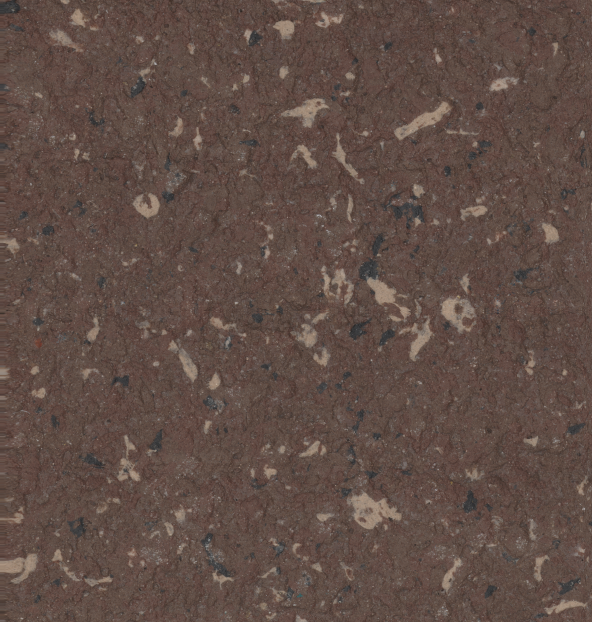
#> input picture 2BIAOZHUN.png, 1184 x 1244 px (shown at 1/2 size)
$ jupyter execute --allow-errors summary.ipynb
#> lines starting #> are read from the running program, lines starting #| are printed output that depends on the picture
[cell 1]
import cv2 as cv
import matplotlib.pyplot as plt
import pandas  as pd
import numpy as np
import math
from sklearn.cluster import KMeans
from skimage import io
from sklearn.cluster import DBSCAN
from scipy.spatial.distance import pdist
from scipy.spatial import KDTree

plt.rcParams['font.sans-serif'] = ['SimHei']
plt.rcParams['axes.unicode_minus'] = False

# 导入图片

[cell 2]
img1 = cv.imread('2BIAOZHUN.png')[:,:,(2,1,0)]
img1_noleft = img1[:,50:]
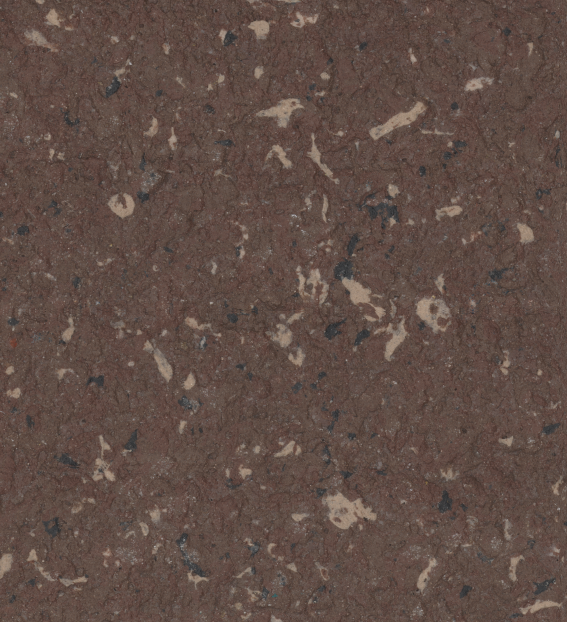
#> img1_noleft: shape (1244, 1134, 3) (shown at 1/2 size); mean R, G, B 96.2, 77.6, 70.2
#> (the rest of this cell did not finish here and is left out)

[cell 3]
def get_main_colors(img_noleft):
    image_array = np.array(img_noleft)
    # 将图像数组展平成一维数组
    flattened_array = image_array.reshape(-1, 3)
    num_clusters = 2
    # KMeans
    kmeans = KMeans(n_clusters=num_clusters)
    kmeans.fit(flattened_array)
    cluster_centers = kmeans.cluster_centers_
    # 聚类中心颜色
    cluster_colors = []
    for center in cluster_centers:
        cluster_colors.append(center)
    # print(f"cluster_colors:{cluster_colors}")
    max_colors = 0
    main_colors = []
    for colors in cluster_colors:
        sum_color = sum(x * x for x in colors)
        if sum_color > max_colors:
            main_colors = colors
            max_colors = sum_color
    return (round(main_colors[0]),round(main_colors[1]),round(main_colors[2]))

# 筛选单一颜色

[cell 4]
main_colors_1 = get_main_colors(img1_noleft)
#> main_colors_1 = (134, 117, 107)
#> (the rest of this cell did not finish here and is left out)

[cell 5]
# [27 lines left out: function get_points, not called in this run]

# 聚类筛选色块

#> (a cell that did not finish here is left out)

#> (a cell that did not finish here is left out)

[cell 8]
area_step = 5
step_num = round(80 / area_step)
area_list = []
for i in range(step_num):
    area_list.append((i + 1) * area_step)
# print(area_list)
sum_points_list1 = np.zeros_like(area_list)
sum_points_list2 = np.zeros_like(area_list)

#> (the rest of this cell did not finish here and is left out)

[cell 9]
# [15 lines left out: function get_k_nearest, not called in this run]

[cell 10]
insides1 = []
#> (the rest of this cell did not finish here and is left out)

[cell 11]
dist_step = 5
step_num = round(100 / dist_step)
dist_list = []
for i in range(step_num):
    dist_list.append((i + 1) * dist_step)
# print(area_list)
sum_dist_list1 = np.zeros_like(dist_list)
sum_dist_list2 = np.zeros_like(dist_list)

#> (the rest of this cell did not finish here and is left out)
